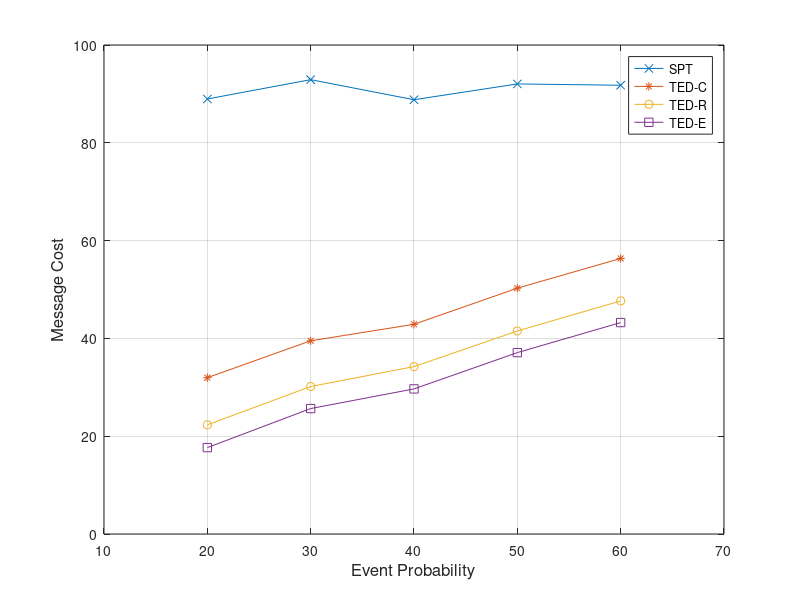

Here is the MATLAB script that generated this plot:
x=[20 30 40 50 60]
y=[	88.96	92.912	88.808	92.038	91.771	]
y1=[	31.968	39.51	42.884	50.274	56.349	]
y2=[	22.324	30.163	34.231	41.517	47.664	]
y3=[	17.667	25.653	29.672	37.094	43.236	]
plot(x, y, '-x', x, y1, '-*', x, y2, '-o', x, y3, '-s')
axis([10 70 0 100])
xlabel('Event Probability', 'fontsize',12)
ylabel('Message Cost','fontsize',12)
legend('SPT', 'TED-C', 'TED-R', 'TED-E', 'Location', 'Best')
%set(h, 'Box', 'on')
grid on
